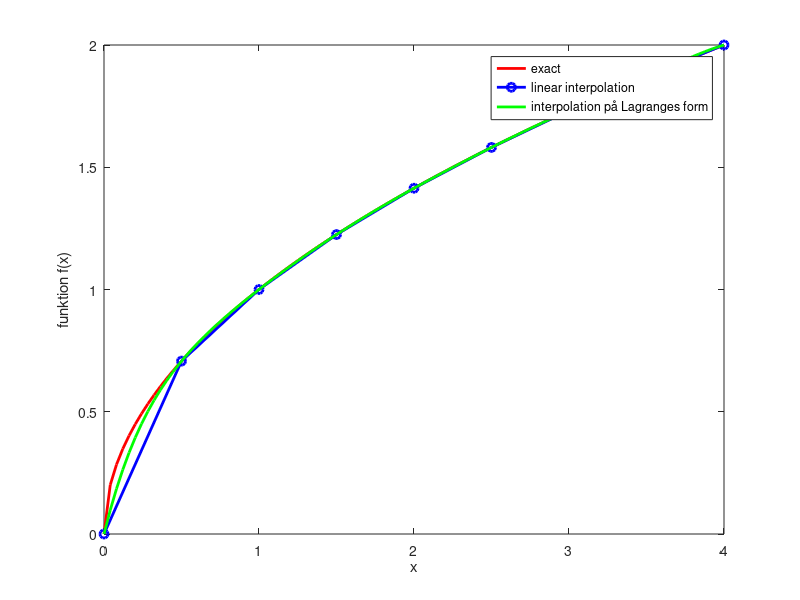
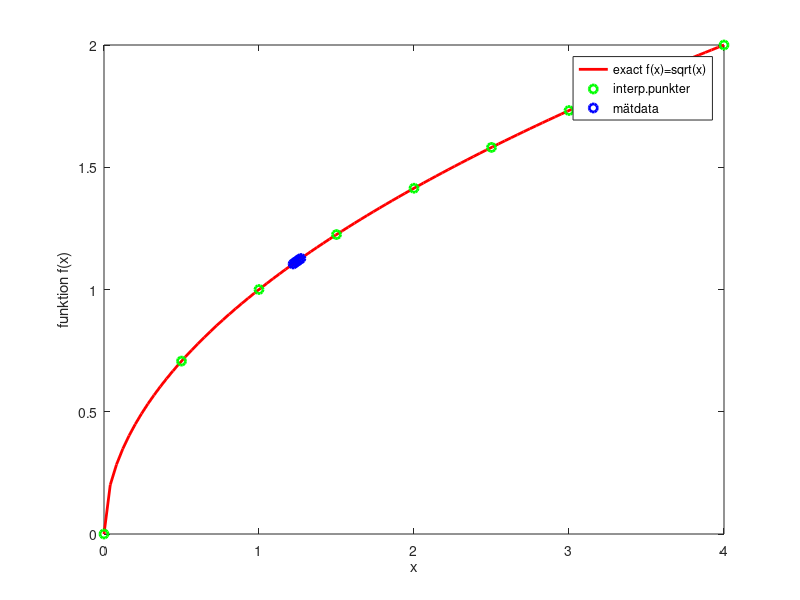
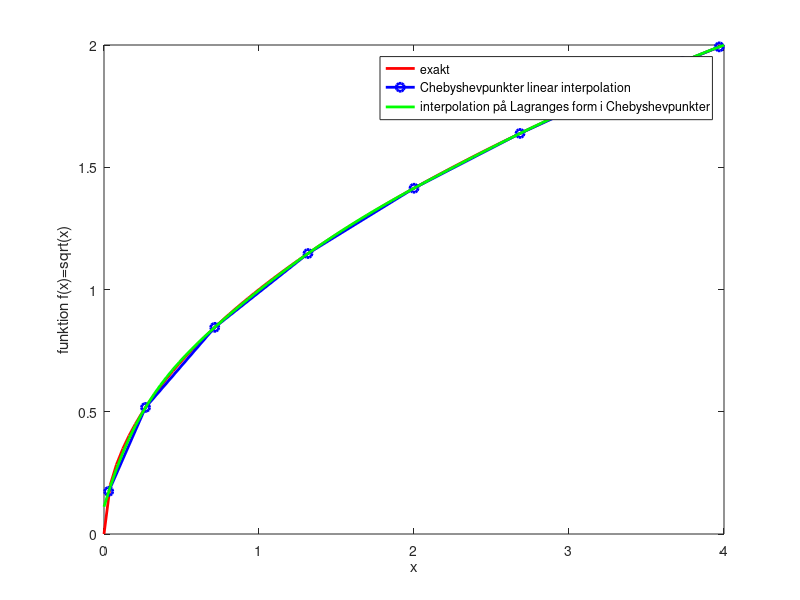
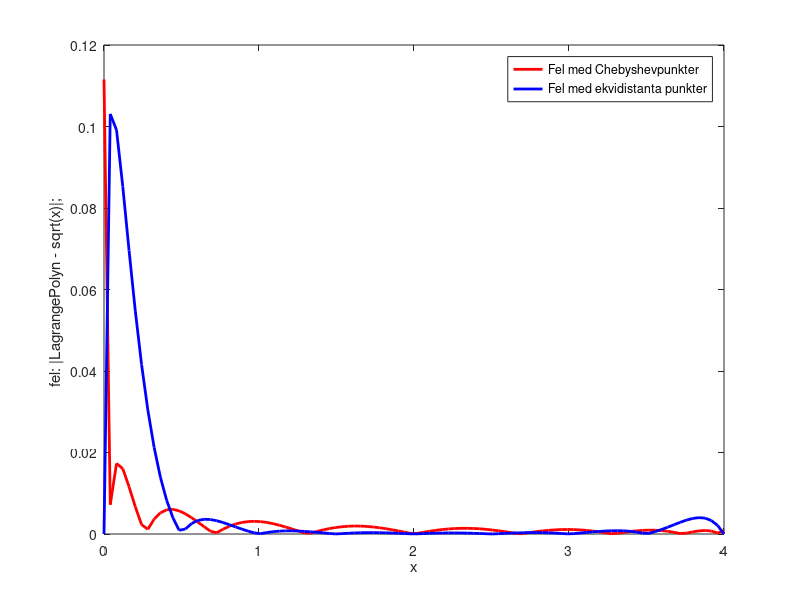

Write MATLAB code to recreate these figures, in order.
close all;


fun = @(x)sqrt(x);

% definition av interpolation intervalet [n,p]

n= 0.0;
p= 4.0

fun_exact = 0;
fun_val = 0;

% vi vill interpolera i 9 punkter
N = 9;
 x = linspace(n, p, N);

%x(2) = -2.75;
%x(8) = 2.75;

%x(2) = -2.6;
%x(3) = -1.9;
%x(7) = 1.9;
%x(8) = 2.6;


x_exact = linspace(n, p);




% beräknar y_k = func_val(x(i)) för interpolation
for i = 1:N
	  func_val(i) =fun(x(i));
l(i) = 1;
l_nom(i) = 1;
l_denom(i)=1;
end

			 

for i = 1:size(x_exact,2)
	  func_exact(i) =fun(x_exact(i));



Lagrange_pol_nom1(i) =    (x_exact(i) -x(2))*(x_exact(i)-x(3))*(x_exact(i)-x(4))*(x_exact(i)-x(5))*(x_exact(i)-x(6))*(x_exact(i)-x(7))*(x_exact(i)-x(8))*(x_exact(i)-x(9));

Lagrange_pol_denom1(i) = (x(1)- x(2))*(x(1)-x(3))*(x(1)-x(4))*(x(1)-x(5))*(x(1)-x(6))*(x(1)-x(7))*(x(1)-x(8))*(x(1)-x(9));

Lagrange_pol1(i) = fun(x(1))*(Lagrange_pol_nom1(i)/Lagrange_pol_denom1(i));


Lagrange_pol_nom2(i) =    (x_exact(i) -x(1))*(x_exact(i)-x(3))*(x_exact(i)-x(4))*(x_exact(i)-x(5))*(x_exact(i)-x(6))*(x_exact(i)-x(7))*(x_exact(i)-x(8))*(x_exact(i)-x(9));

Lagrange_pol_denom2(i) =  (x(2)- x(1))*(x(2)-x(3))*(x(2)-x(4))*(x(2)-x(5))*(x(2)-x(6))*(x(2)-x(7))*(x(2)-x(8))*(x(2)-x(9));

Lagrange_pol2(i) = fun(x(2))*(Lagrange_pol_nom2(i)/Lagrange_pol_denom2(i));



Lagrange_pol_nom3(i) =  (x_exact(i) -x(1))*(x_exact(i)-x(2))*(x_exact(i)-x(4))*(x_exact(i)-x(5))*(x_exact(i)-x(6))*(x_exact(i)-x(7))*(x_exact(i)-x(8))*(x_exact(i)-x(9));

Lagrange_pol_denom3(i) = (x(3)- x(1))*(x(3)-x(2))*(x(3)-x(4))*(x(3)-x(5))*(x(3)-x(6))*(x(3)-x(7))*(x(3)-x(8))*(x(3)-x(9));

Lagrange_pol3(i) = fun(x(3))*(Lagrange_pol_nom3(i)/Lagrange_pol_denom3(i));


Lagrange_pol_nom4(i) =  (x_exact(i) -x(1))*(x_exact(i)-x(2))*(x_exact(i)-x(3))*(x_exact(i)-x(5))*(x_exact(i)-x(6))*(x_exact(i)-x(7))*(x_exact(i)-x(8))*(x_exact(i)-x(9));

Lagrange_pol_denom4(i) = (x(4)- x(1))*(x(4)-x(2))*(x(4)-x(3))*(x(4)-x(5))*(x(4)-x(6))*(x(4)-x(7))*(x(4)-x(8))*(x(4)-x(9));

Lagrange_pol4(i) = fun(x(4))*(Lagrange_pol_nom4(i)/Lagrange_pol_denom4(i));



Lagrange_pol_nom5(i) =  (x_exact(i) -x(1))*(x_exact(i)-x(2))*(x_exact(i)-x(3))*(x_exact(i)-x(4))*(x_exact(i)-x(6))*(x_exact(i)-x(7))*(x_exact(i)-x(8))*(x_exact(i)-x(9));

Lagrange_pol_denom5(i) = (x(5)- x(1))*(x(5)-x(2))*(x(5)-x(3))*(x(5)-x(4))*(x(5)-x(6))*(x(5)-x(7))*(x(5)-x(8))*(x(5)-x(9));

Lagrange_pol5(i) = fun(x(5))*(Lagrange_pol_nom5(i)/Lagrange_pol_denom5(i));



Lagrange_pol_nom6(i) =  (x_exact(i) -x(1))*(x_exact(i)-x(2))*(x_exact(i)-x(3))*(x_exact(i)-x(4))*(x_exact(i)-x(5))*(x_exact(i)-x(7))*(x_exact(i)-x(8))*(x_exact(i)-x(9));

Lagrange_pol_denom6(i) = (x(6)- x(1))*(x(6)-x(2))*(x(6)-x(3))*(x(6)-x(4))*(x(6)-x(5))*(x(6)-x(7))*(x(6)-x(8))*(x(6)-x(9));

Lagrange_pol6(i) = fun(x(6))*(Lagrange_pol_nom6(i)/Lagrange_pol_denom6(i));


Lagrange_pol_nom7(i) =  (x_exact(i) -x(1))*(x_exact(i)-x(2))*(x_exact(i)-x(3))*(x_exact(i)-x(4))*(x_exact(i)-x(5))*(x_exact(i)-x(6))*(x_exact(i)-x(8))*(x_exact(i)-x(9));
Lagrange_pol_denom7(i) = (x(7)- x(1))*(x(7)-x(2))*(x(7)-x(3))*(x(7)-x(4))*(x(7)-x(5))*(x(7)-x(6))*(x(7)-x(8))*(x(7)-x(9));
Lagrange_pol7(i) = fun(x(7))*(Lagrange_pol_nom7(i)/Lagrange_pol_denom7(i));


Lagrange_pol_nom8(i) =  (x_exact(i) -x(1))*(x_exact(i)-x(2))*(x_exact(i)-x(3))*(x_exact(i)-x(4))*(x_exact(i)-x(5))*(x_exact(i)-x(6))*(x_exact(i)-x(7))*(x_exact(i)-x(9));

Lagrange_pol_denom8(i) = (x(8)- x(1))*(x(8)-x(2))*(x(8)-x(3))*(x(8)-x(4))*(x(8)-x(5))*(x(8)-x(6))*(x(8)-x(7))*(x(8)-x(9));

Lagrange_pol8(i) = fun(x(8))*(Lagrange_pol_nom8(i)/Lagrange_pol_denom8(i));


Lagrange_pol_nom9(i) =  (x_exact(i) -x(1))*(x_exact(i)-x(2))*(x_exact(i)-x(3))*(x_exact(i)-x(4))*(x_exact(i)-x(5))*(x_exact(i)-x(6))*(x_exact(i)-x(7))*(x_exact(i)-x(8));

Lagrange_pol_denom9(i) = (x(9)- x(1))*(x(9)-x(2))*(x(9)-x(3))*(x(9)-x(4))*(x(9)-x(5))*(x(9)-x(6))*(x(9)-x(7))*(x(9)-x(8));

Lagrange_pol9(i) = fun(x(9))*(Lagrange_pol_nom9(i)/Lagrange_pol_denom9(i));

Lagrange_pol(i) = Lagrange_pol1(i)+Lagrange_pol2(i)+Lagrange_pol3(i)+Lagrange_pol4(i)+Lagrange_pol5(i)+Lagrange_pol6(i)+Lagrange_pol7(i)+Lagrange_pol8(i)+Lagrange_pol9(i);


fellog(i) = log10(abs(Lagrange_pol(i) - func_exact(i)));
fel(i) = abs(Lagrange_pol(i) - func_exact(i));

end


	
figure

plot(x_exact,func_exact, ' r-',  'LineWidth',2)
 hold on
  
plot(x,  func_val,'o b-',  'LineWidth',2)


plot(x_exact,Lagrange_pol, ' g -',  'LineWidth',2)


  
  xlabel('x')
  ylabel('funktion f(x)')
  legend('exact','linear interpolation','interpolation på Lagranges form');

% ******************** plot för föreläsningar


figure

plot(x_exact,func_exact, ' r-',  'LineWidth',2)
 hold on
  
plot(x,  func_val,'o g',  'LineWidth',2)


t=[1.22,1.23,1.24,1.25,1.26,1.27];
y=[1.1045,  1.1091, 1.1136, 1.1180,  1.1225,  1.1269];

plot(t,  y,'o b',  'LineWidth',2)


  xlabel('x')
  ylabel('funktion f(x)')
legend('exact f(x)=sqrt(x)','interp.punkter','mätdata');


% interpolation i Chebyshevpunkterna

for k = 1:N	  
	  % cheb(k) = ((p-n)/2.0)*(-1.0 + (k-1)*(2.0/(N-1))) + (n+p)/2;
cheb(k)  = -((p-n)/2.0)*cos(((2.0*k-1)*pi)/(2.0*N))+ (n+p)/2.0;

				 x(k) = cheb(k);
                                 func_cheb(k) = fun(x(k));
				 end
				 

for i = 1:size(x_exact,2)
	  func_exact(i) =fun(x_exact(i));



Lagrange_pol_nom1(i) =    (x_exact(i) -x(2))*(x_exact(i)-x(3))*(x_exact(i)-x(4))*(x_exact(i)-x(5))*(x_exact(i)-x(6))*(x_exact(i)-x(7))*(x_exact(i)-x(8))*(x_exact(i)-x(9));

Lagrange_pol_denom1(i) = (x(1)- x(2))*(x(1)-x(3))*(x(1)-x(4))*(x(1)-x(5))*(x(1)-x(6))*(x(1)-x(7))*(x(1)-x(8))*(x(1)-x(9));

Lagrange_pol1(i) = fun(x(1))*(Lagrange_pol_nom1(i)/Lagrange_pol_denom1(i));


Lagrange_pol_nom2(i) =    (x_exact(i) -x(1))*(x_exact(i)-x(3))*(x_exact(i)-x(4))*(x_exact(i)-x(5))*(x_exact(i)-x(6))*(x_exact(i)-x(7))*(x_exact(i)-x(8))*(x_exact(i)-x(9));

Lagrange_pol_denom2(i) =  (x(2)- x(1))*(x(2)-x(3))*(x(2)-x(4))*(x(2)-x(5))*(x(2)-x(6))*(x(2)-x(7))*(x(2)-x(8))*(x(2)-x(9));

Lagrange_pol2(i) = fun(x(2))*(Lagrange_pol_nom2(i)/Lagrange_pol_denom2(i));



Lagrange_pol_nom3(i) =  (x_exact(i) -x(1))*(x_exact(i)-x(2))*(x_exact(i)-x(4))*(x_exact(i)-x(5))*(x_exact(i)-x(6))*(x_exact(i)-x(7))*(x_exact(i)-x(8))*(x_exact(i)-x(9));

Lagrange_pol_denom3(i) = (x(3)- x(1))*(x(3)-x(2))*(x(3)-x(4))*(x(3)-x(5))*(x(3)-x(6))*(x(3)-x(7))*(x(3)-x(8))*(x(3)-x(9));

Lagrange_pol3(i) = fun(x(3))*(Lagrange_pol_nom3(i)/Lagrange_pol_denom3(i));


Lagrange_pol_nom4(i) =  (x_exact(i) -x(1))*(x_exact(i)-x(2))*(x_exact(i)-x(3))*(x_exact(i)-x(5))*(x_exact(i)-x(6))*(x_exact(i)-x(7))*(x_exact(i)-x(8))*(x_exact(i)-x(9));

Lagrange_pol_denom4(i) = (x(4)- x(1))*(x(4)-x(2))*(x(4)-x(3))*(x(4)-x(5))*(x(4)-x(6))*(x(4)-x(7))*(x(4)-x(8))*(x(4)-x(9));

Lagrange_pol4(i) = fun(x(4))*(Lagrange_pol_nom4(i)/Lagrange_pol_denom4(i));



Lagrange_pol_nom5(i) =  (x_exact(i) -x(1))*(x_exact(i)-x(2))*(x_exact(i)-x(3))*(x_exact(i)-x(4))*(x_exact(i)-x(6))*(x_exact(i)-x(7))*(x_exact(i)-x(8))*(x_exact(i)-x(9));

Lagrange_pol_denom5(i) = (x(5)- x(1))*(x(5)-x(2))*(x(5)-x(3))*(x(5)-x(4))*(x(5)-x(6))*(x(5)-x(7))*(x(5)-x(8))*(x(5)-x(9));

Lagrange_pol5(i) = fun(x(5))*(Lagrange_pol_nom5(i)/Lagrange_pol_denom5(i));



Lagrange_pol_nom6(i) =  (x_exact(i) -x(1))*(x_exact(i)-x(2))*(x_exact(i)-x(3))*(x_exact(i)-x(4))*(x_exact(i)-x(5))*(x_exact(i)-x(7))*(x_exact(i)-x(8))*(x_exact(i)-x(9));

Lagrange_pol_denom6(i) = (x(6)- x(1))*(x(6)-x(2))*(x(6)-x(3))*(x(6)-x(4))*(x(6)-x(5))*(x(6)-x(7))*(x(6)-x(8))*(x(6)-x(9));

Lagrange_pol6(i) = fun(x(6))*(Lagrange_pol_nom6(i)/Lagrange_pol_denom6(i));


Lagrange_pol_nom7(i) =  (x_exact(i) -x(1))*(x_exact(i)-x(2))*(x_exact(i)-x(3))*(x_exact(i)-x(4))*(x_exact(i)-x(5))*(x_exact(i)-x(6))*(x_exact(i)-x(8))*(x_exact(i)-x(9));
Lagrange_pol_denom7(i) = (x(7)- x(1))*(x(7)-x(2))*(x(7)-x(3))*(x(7)-x(4))*(x(7)-x(5))*(x(7)-x(6))*(x(7)-x(8))*(x(7)-x(9));
Lagrange_pol7(i) = fun(x(7))*(Lagrange_pol_nom7(i)/Lagrange_pol_denom7(i));


Lagrange_pol_nom8(i) =  (x_exact(i) -x(1))*(x_exact(i)-x(2))*(x_exact(i)-x(3))*(x_exact(i)-x(4))*(x_exact(i)-x(5))*(x_exact(i)-x(6))*(x_exact(i)-x(7))*(x_exact(i)-x(9));

Lagrange_pol_denom8(i) = (x(8)- x(1))*(x(8)-x(2))*(x(8)-x(3))*(x(8)-x(4))*(x(8)-x(5))*(x(8)-x(6))*(x(8)-x(7))*(x(8)-x(9));

Lagrange_pol8(i) = fun(x(8))*(Lagrange_pol_nom8(i)/Lagrange_pol_denom8(i));


Lagrange_pol_nom9(i) =  (x_exact(i) -x(1))*(x_exact(i)-x(2))*(x_exact(i)-x(3))*(x_exact(i)-x(4))*(x_exact(i)-x(5))*(x_exact(i)-x(6))*(x_exact(i)-x(7))*(x_exact(i)-x(8));

Lagrange_pol_denom9(i) = (x(9)- x(1))*(x(9)-x(2))*(x(9)-x(3))*(x(9)-x(4))*(x(9)-x(5))*(x(9)-x(6))*(x(9)-x(7))*(x(9)-x(8));

Lagrange_pol9(i) = fun(x(9))*(Lagrange_pol_nom9(i)/Lagrange_pol_denom9(i));

Lagrange_pol(i) = Lagrange_pol1(i)+Lagrange_pol2(i)+Lagrange_pol3(i)+Lagrange_pol4(i)+Lagrange_pol5(i)+Lagrange_pol6(i)+Lagrange_pol7(i)+Lagrange_pol8(i)+Lagrange_pol9(i);


fellog_cheb(i) = log10(abs(Lagrange_pol(i) - func_exact(i)));
fel_cheb(i) = abs(Lagrange_pol(i) - func_exact(i));
end


figure

plot(x_exact,func_exact, ' r-',  'LineWidth',2)
 hold on
  
plot(x,  func_cheb,'o b-',  'LineWidth',2)


plot(x_exact,Lagrange_pol, ' g -',  'LineWidth',2)


  
  xlabel('x')
  ylabel('funktion f(x)=sqrt(x)')
  legend('exakt','Chebyshevpunkter linear interpolation','interpolation på Lagranges form i Chebyshevpunkter');
 % title(['x(1)=',num2str(x(1)),', x(2)= ',num2str(x(2))])


	
figure

 plot(x_exact,fel_cheb, ' r -',  'LineWidth',2);


hold on

 plot(x_exact,fel, ' b -',  'LineWidth',2);
 xlabel('x')
  ylabel('fel: |LagrangePolyn - sqrt(x)|; ')
  legend('Fel med Chebyshevpunkter','Fel med ekvidistanta punkter');


 
figure

 plot(x_exact,fellog_cheb, ' r -',  'LineWidth',2);


hold on

 plot(x_exact,fellog, ' b -',  'LineWidth',2);
 xlabel('x')
  ylabel('fel: log10|LagrangePolyn - sqrt(x)|; ')
  legend('Log10-fel med Chebyshevpunkter','Log10-fel med ekvidistanta punkter');

%************************

figure


 plot(x_exact,fel, ' b -',  'LineWidth',2);
 xlabel('x')
  ylabel('fel: |LagrangePolyn - sqrt(x)|; ')
  legend('Fel med ekvidistanta punkter');


 
figure


 plot(x_exact,fellog, ' b -',  'LineWidth',2);
 xlabel('x')
  ylabel('fel: log10|LagrangePolyn - sqrt(x)|; ')
  legend('Log10-fel med ekvidistanta punkter');

